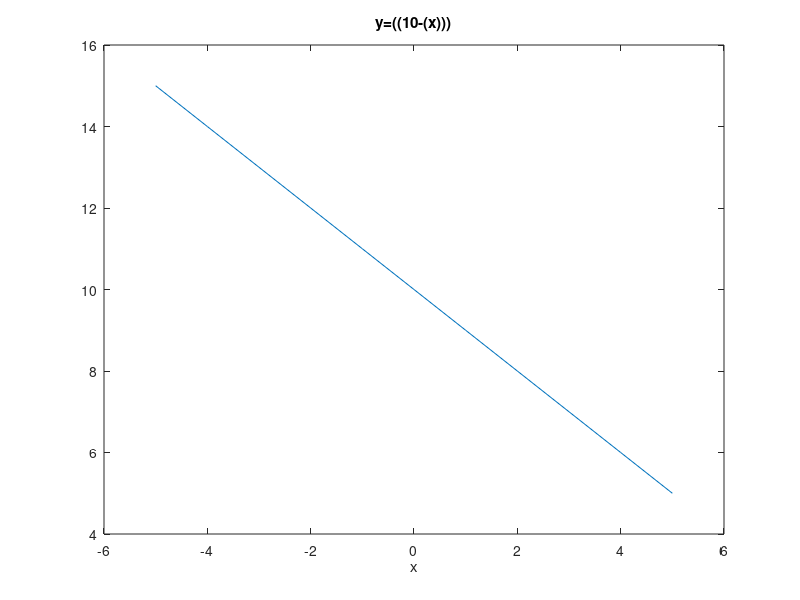

MATLAB code for this plot:
% Titulo: Derivada Con Formula General
% Descripcion: Script para graficar una funcion de la forma f (x) = +2 
% Autor: Jessica Martinez Jimenez
% Fecha: Jueves, 15 de Abril del 2021


% limpiar variables
 clear
% Ejemplo f (x) = a
% Rango de -3..3 en i = 0.1
 x = [-5:1:5]; 
% Valor de la funcion 
 y=((10-(x)))
% Dibujar x, y
 plot(x,y);
% Titulo ("f(x)= y=((10-(x)))
title ("y=((10-(x)))");
% Etiqueta para x
 xlabel ( "x");